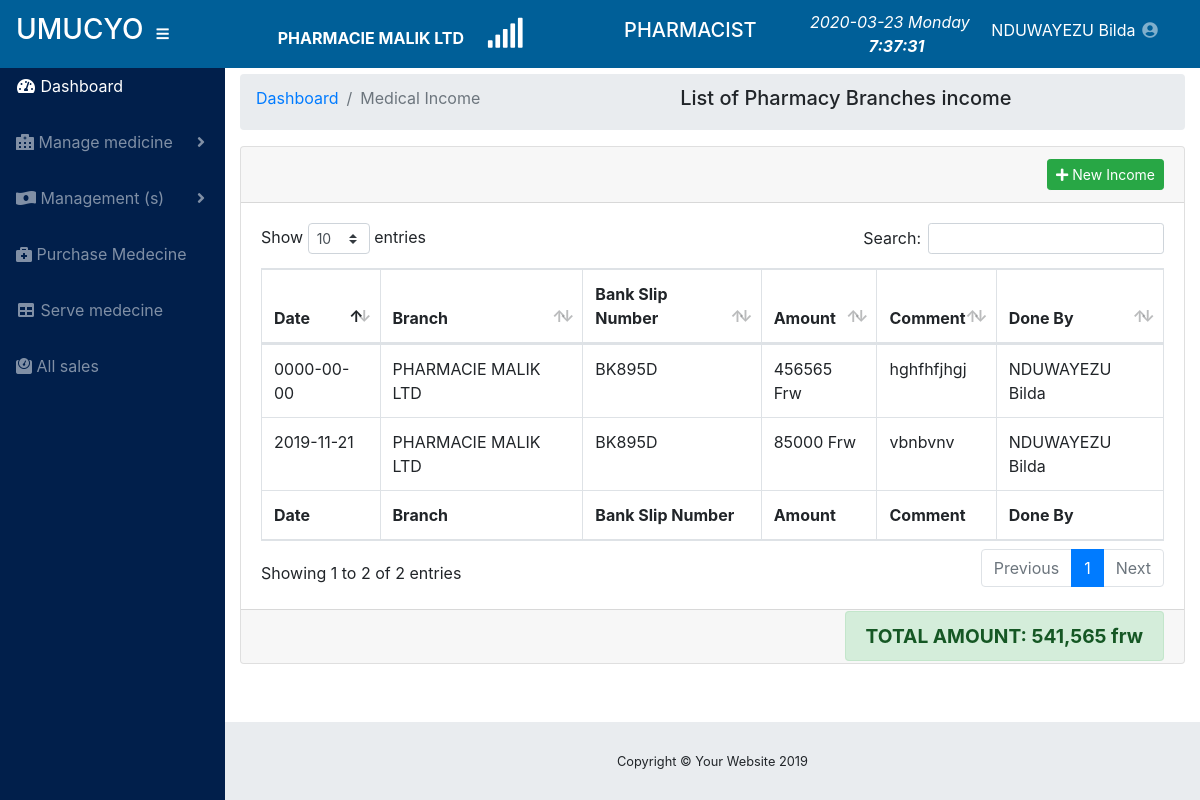
The app's page /medical_income.php (signed in) with its own data.
### tables this page shows
CREATE TABLE `phar_branch` (
  `branch_ID` int(11) NOT NULL,
  `branch_name` varchar(60) NOT NULL,
  `institution_code` varchar(45) NOT NULL,
  `branch_province` varchar(60) NOT NULL,
  `brannch_district` varchar(60) NOT NULL,
  `branch_region` varchar(60) NOT NULL,
  `inserted_user` varchar(60) NOT NULL,
  `inserted_date` date NOT NULL,
  `branch_status` enum('0','1') NOT NULL DEFAULT '0'
);

CREATE TABLE `user_role` (
  `role_id` int(11) NOT NULL,
  `role_name` varchar(45) NOT NULL,
  `institution_code` varchar(45) NOT NULL,
  `reg_date` date NOT NULL
);

CREATE TABLE `medical_incomes` (
  `income_ID` int(11) NOT NULL,
  `bank_number` varchar(45) NOT NULL,
  `income_amount` int(11) NOT NULL,
  `branch_id` int(11) NOT NULL,
  `institution_code` varchar(45) NOT NULL,
  `user_ids` int(11) NOT NULL,
  `income_reason` varchar(500) NOT NULL,
  `approved_by` int(11) DEFAULT NULL,
  `Hidder` int(11) DEFAULT NULL,
  `income_date` date NOT NULL,
  `reg_time` date NOT NULL,
  `income_status` enum('0','1','2','3') NOT NULL DEFAULT '0'
);

### medical_income.php (the view, shortened to what this page needs)
<?php include('includes/head_tag.php'); ?>
<body id="page-top">
  <?php include('includes/menu.php'); ?>
    <div id="content-wrapper">
      <div class="container-fluid">
        <ol class="breadcrumb">
          <li class="breadcrumb-item">
            <a href="home">Dashboard</a>
          </li>
          <li class="breadcrumb-item active">Medical Income</li>
           <li><h5 style="margin-left: 10em;">List of Pharmacy Branches income</h5></li>
        </ol>
        <div class="card mb-3">
          <div class="card-header">
            <?php  if($rows['new_incomes']== 1) { ?>
            <button type="button" class="btn btn-success btn-sm" data-toggle="modal" data-target="#myModal"style="float: right;">
              <i class="fas fa-plus"></i>
                 New Income
            </button>
            <?php } ?>
            </div>
          <div class="card-body">
            <div class="table-responsive">
              <table class="table table-bordered" id="dataTable" width="100%" cellspacing="0">
                <thead>
                  <tr>
                    <th>Date</th>
                    <th>Branch</th>
                    <th>Bank Slip Number</th>
                    <th>Amount</th>
                    <th>Comment</th>
                    <th>Done By</th>
                  </tr>
                </thead>
                <tfoot>
                  <tr>
                    <th>Date</th>
                    <th>Branch</th>
                    <th>Bank Slip Number</th>
                    <th>Amount</th>
                    <th>Comment</th>
                    <th>Done By</th>
                  </tr>
                </tfoot>
                <tbody>
                <?php
              if(isset($_POST['find_report'])){
                $_SESSION['br'] = $_POST['branch_ID'];
                $date1 = $_POST['dateFrom'];
                $date2 = $_POST['dateTo'];
                if($_SESSION['role_id'] == 3){
                $sql = "SELECT * FROM `medical_incomes`
                        INNER JOIN `phar_branch` ON medical_incomes.branch_id = phar_branch.branch_ID
                        INNER JOIN `login` ON medical_incomes.user_ids = login.user_id
                        WHERE medical_incomes.institution_code = '$_SESSION[institution_code]'
                        AND medical_incomes.branch_id = '$_SESSION[br]'
                        AND medical_incomes.income_date BETWEEN '$date1' AND '$date2'";
                $query = $conn->query($sql);
                }else{
                  $sql = "SELECT * FROM `medical_incomes`
                        INNER JOIN `phar_branch` ON medical_incomes.branch_id = phar_branch.branch_ID
                        INNER JOIN `login` ON medical_incomes.user_ids = login.user_id
                        WHERE medical_incomes.branch_ID ='$_SESSION[branch]'
                        AND medical_incomes.institution_code = '$_SESSION[institution_code]'";
                  $query = $conn->query($sql);
                }
              }else{
                if($_SESSION['role_id'] == 3){
                $sql = "SELECT * FROM `medical_incomes`
                        INNER JOIN `phar_branch` ON medical_incomes.branch_id = phar_branch.branch_ID
                        INNER JOIN `login` ON medical_incomes.user_ids = login.user_id
                        WHERE medical_incomes.institution_code = '$_SESSION[institution_code]'";
                $query = $conn->query($sql);
                }else{
                  $sql = "SELECT * FROM `medical_incomes`
                        INNER JOIN `phar_branch` ON medical_incomes.branch_id = phar_branch.branch_ID
                        INNER JOIN `login` ON medical_incomes.user_ids = login.user_id
                        WHERE medical_incomes.branch_ID ='$_SESSION[branch]'
                        AND medical_incomes.institution_code = '$_SESSION[institution_code]'";
                  $query = $conn->query($sql);
                }
              }
                $total_amount_ = 0;
                while($row = $query->fetch_assoc()){
                  $amount = $row['income_amount'];
                  ?>
                 <tr>
                    <td><?php echo $row['income_date']; ?></td>
                    <td><?php echo $row['branch_name']; ?></td>
                    <td><?php echo $row['bank_number']; ?></td>
                    <td><?php echo $row['income_amount']." Frw"; ?></td>
                    <td><?php echo $row['income_reason']; ?></td>
                    <td><?php echo $row['first_name']." ".$row['last_name']; ?></td>
                  </tr>
                  <?php
                  $total_amount_ = $total_amount_+$amount;
                } ?>
                </tbody>
              </table>
            </div>
          </div>
          <div class="card-footer small text-muted">
            <center>
              <strong style="font-size: 1.5em; float: right;">
                <span class="alert alert-success">TOTAL AMOUNT:
                  <?php echo number_format($total_amount_)." frw"; ?>
                </span>
              </strong>
            </center>
          </div>
        </div>
      </div>
      <footer class="sticky-footer">
        <div class="container my-auto">
          <div class="copyright text-center my-auto">
            <span>Copyright © Your Website 2019</span>
          </div>
        </div>
      </footer>
    </div>
  </div>
</body>
</html>

### includes/menu.php (shortened to what this page needs)
<?php
include('includes/config.php');
$sql_priv = "SELECT * FROM `user_privilegies` WHERE role_id ='$_SESSION[role_id]'";
$result = $conn->query($sql_priv);
$rows = $result->fetch_assoc();
$sql_role = "SELECT * FROM `user_role` WHERE role_id ='$_SESSION[role_id]'";
$result = $conn->query($sql_role);
$row_roleName = $result->fetch_assoc();
$role_name = $row_roleName['role_name'];
$sql = "SELECT * FROM `phar_branch` WHERE branch_ID = '$_SESSION[branch]'";
$result = $conn->query($sql);
$row = $result->fetch_object();
$branch_name = $row->branch_name;
?>
<nav class="navbar navbar-expand navbar-dark navbar-fixed-top fixed-top" style="background-color: #005f98; margin-bottom: auto;" >
    <a class="navbar-brand mr-1" href="home">
      <h3>UMUCYO</h3>
    </a>
    <button class="btn btn-link btn-sm text-white order-1 order-sm-0" id="sidebarToggle" href="#">
      <i class="fas fa-bars"></i>
    </button>
    <a  href="" id=""  aria-expanded="false">
          <span style="color: #FFF;margin-left:100px;"><b><?php echo $branch_name; ?></b>
            &nbsp;&nbsp;&nbsp;&nbsp;<i id="demo"></i></span>
        </a>
<h5 style="margin-left: 100px; color: #fff;"><?php echo $role_name; ?></h5>
    <div class="d-none d-md-inline-block form-inline ml-auto mr-0 mr-md-3 my-2 my-md-0">
    <ul class="navbar-nav ml-auto ml-md-0 my-2 my-md-0">
             <i class="" style="color: #FFF;">
        <?php echo date("Y-m-d")."  ". date("l"); ?>&nbsp;&nbsp;&nbsp;
      <strong><label id="timer"></label></strong>
      </i>
      <li class="nav-item dropdown no-arrow">
        <a class="nav-link dropdown-toggle" href="#" id="userDropdown" role="button" data-toggle="dropdown" aria-haspopup="true" aria-expanded="false">
          <span style="color: #FFF;"><?php echo $_SESSION['first_name']." ".$_SESSION['last_name']; ?></span>
          <i class="fas fa-user-circle fa-fw"></i>
        </a>
      </li>
    </ul>
  </div>
  </nav>
  <br><br>
<div id="wrapper" style="margin-top: 10px;" >
    <ul class="sidebar navbar-nav"style="background-color: #011f4b;">
      <li class="nav-item active">
        <a class="nav-link" href="home">
          <i class="fas fa-fw fa-tachometer-alt"></i>
          <span>Dashboard</span>
        </a>
      </li>
      <?php if($_SESSION['role_id']== 1){ ?>
      <li class="nav-item">
        <a class="nav-link" href="phar_institution">
        <i class="fas fa-fw fa-table"></i>
          <span>System Backup</span></a>
      </li>
      <li class="nav-item">
        <a class="nav-link" href="phar_institution">
        <i class="fas fa-fw fa-table"></i>
          <span>Pharmacy Institution</span></a>
      </li>
      <?php } if($rows['acc_privilegie']== 1 || $_SESSION['role_id']== 1){ ?>
      <li class="nav-item">
        <a class="nav-link" href="pharmacy_privilegie">
        <i class="fas fa-fw fa-table"></i>
          <span>Access Right</span></a>
      </li>
      <?php } if($rows['acc_medecine']== 1 || $_SESSION['role_id']== 1){ ?>
      <li class="nav-item dropdown">
        <a class="nav-link dropdown-toggle" href="#" id="pagesDropdown" role="button" data-toggle="dropdown" aria-haspopup="true" aria-expanded="false">
          <i class="fas fa-hospital-alt"></i>
          <span>Manage medicine</span>
        </a>
        </li>
      <?php } if($rows['acc_management']== 1 || $_SESSION['role_id']== 1){ ?>
          <li class="nav-item dropdown">
        <a class="nav-link dropdown-toggle" href="#" id="pagesDropdown" role="button" data-toggle="dropdown" aria-haspopup="true" aria-expanded="false">
          <i class="fas fa-money-bill-wave-alt"></i>
          <span>Management (s)</span>
        </a>
      </li>
      <?php  } if($rows['acc_purchased']== 1 || $_SESSION['role_id']== 1){ ?>
      <li class="nav-item">
        <a class="nav-link" href="medecine_purchase">
        <i class="fas fa-briefcase-medical"></i>
          <span>Purchase Medecine</span></a>
      </li>
      <?php } if($rows['acc_to_serve']== 1 || $_SESSION['role_id']== 1){ ?>
      <li class="nav-item">
        <a class="nav-link" href="medecine">
        <i class="fas fa-fw fa-table"></i>
          <span>Serve medecine</span></a>
      </li>
      <?php } if($rows['acc_branches']== 1 || $_SESSION['role_id']== 1){ ?>
      <?php } if($rows['acc_all_served']== 1 || $_SESSION['role_id']== 1){ ?>
      <li class="nav-item">
        <a class="nav-link" href="all_sales">
          <i class="fas fa-weight"></i>
          <span>All sales</span></a>
      </li>
      <?php } if($rows['acc_manager_report']== 1 || $_SESSION['role_id']== 1){ ?>
      <li class="nav-item">
        <a class="nav-link" href="financialreport">
          <i class="fas fa-file"></i>
          <span>Reporting</span></a>
      </li>
      <?php } if($rows['acc_pharmacy_user']== 1 || $_SESSION['role_id']== 1){ ?>
     <li class="nav-item">
        <a class="nav-link" href="pharmacy_users">
          <i class="fas fa-users"></i>
          <span>Staff</span>
        </a>
      </li>
      <?php } if($rows['acc_transaction']== 1 || $_SESSION['role_id']== 1){ ?>
      <li class="nav-item">
        <a class="nav-link" href="checkout">
          <i class="fas fa-users"></i>
          <span>TRANSACTION</span>
        </a>
      </li>
      <?php }  ?>
    </ul>

### records on screen
phar_branch: branch_name "PHARMACIE MALIK LTD"
user_role: role_name "PHARMACIST"
medical_incomes: income_date "0000-00-00", branch.branch_name "PHARMACIE MALIK LTD", bank_number "BK895D", income_amount "456565", income_reason "hghfhfjhgj", login.first_name "NDUWAYEZU", login.last_name "Bilda"
medical_incomes: income_date "2019-11-21", branch.branch_name "PHARMACIE MALIK LTD", bank_number "BK895D", income_amount "85000", income_reason "vbnbvnv", login.first_name "NDUWAYEZU", login.last_name "Bilda"

### other values on screen
$_SESSION['first_name'] "NDUWAYEZU"
$_SESSION['last_name'] "Bilda"
$total_amount_ "541,565"
